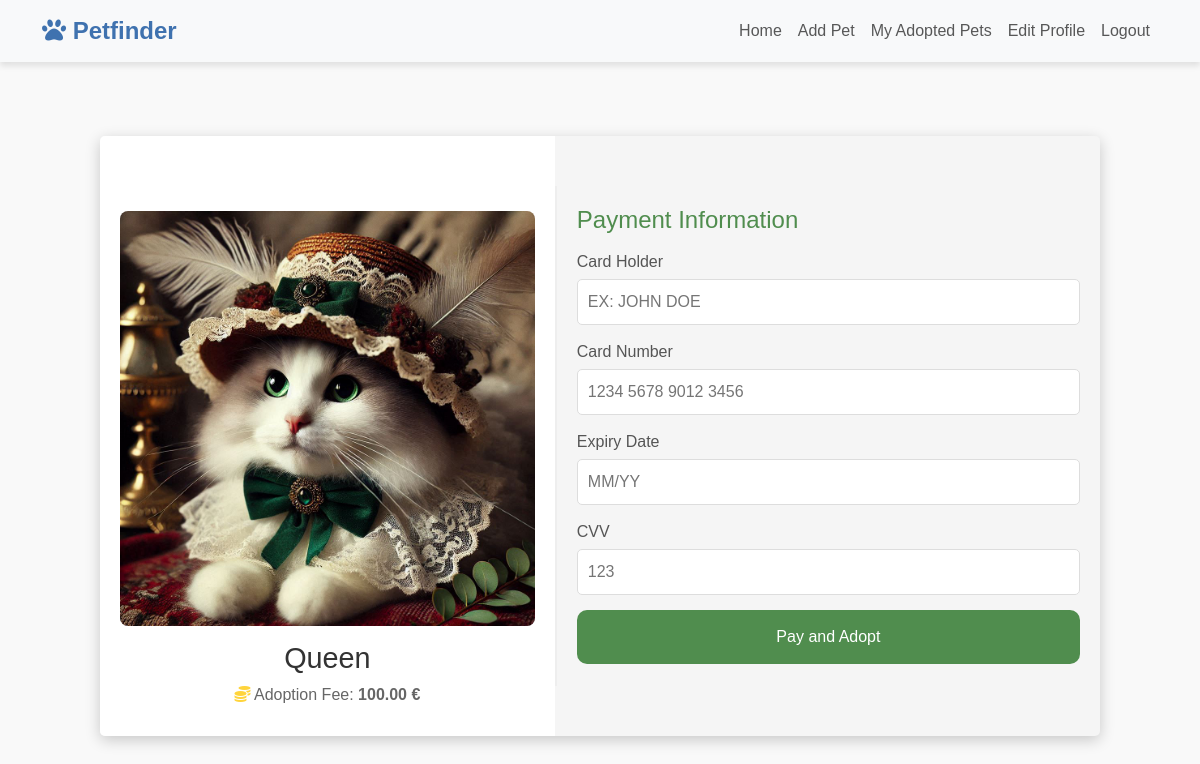
Screenshot of /checkout.php?id=3&fee=100.00 with the database file from the repository.
### tables this page shows
CREATE TABLE IF NOT EXISTS `pets` (
  `id` int NOT NULL AUTO_INCREMENT,
  `name` varchar(255) NOT NULL,
  `breed` varchar(255) DEFAULT NULL,
  `gender` enum('male','female') DEFAULT NULL,
  `age` int DEFAULT NULL,
  `yes_no` enum('yes','no') DEFAULT NULL,
  `health` text NOT NULL,
  `adoption_fee` decimal(10,2) DEFAULT NULL,
  `description` text,
  `image` varchar(255) NOT NULL,
  `category` enum('dog','cat','others') NOT NULL,
  `available` tinyint(1) DEFAULT '1',
  `adoption_date` datetime NOT NULL,
  PRIMARY KEY (`id`)
);

### checkout.php (the view, shortened to what this page needs)
<?php
require 'config.php';
require 'header.php';
$pet_id = isset($_GET['id']) ? intval($_GET['id']) : 0;
$adoption_fee = isset($_GET['fee']) ? floatval($_GET['fee']) : 0.0;
$stmt = $pdo->prepare("SELECT name, image FROM pets WHERE id = ?");
$stmt->execute([$pet_id]);
$pet = $stmt->fetch(PDO::FETCH_ASSOC);
?>
<!DOCTYPE html>
<html lang="en">
<head>
    <link rel="stylesheet" href="https://use.fontawesome.com/releases/v5.0.13/css/all.css">
</head>
<body>
<div class="checkout-container">
    <div class="product-section">
        <div class="product-image">
            <img src="<?= htmlspecialchars($pet['image']); ?>" alt="<?= htmlspecialchars($pet['name']); ?>">
        </div>
        <div class="product-details">
            <h1><?= htmlspecialchars($pet['name']); ?></h1>
            <p>
                <i class="fa fa-coins" style="color: #FFD43B;"></i>
                Adoption Fee: <strong><?= number_format($adoption_fee, 2); ?> €</strong>
            </p>
        </div>
    </div>
    <div class="payment-section">
        <h2 style="color: #508D4E;">Payment Information</h2>
        <form id="checkoutForm" action="process_checkout.php" method="POST">
            <div class="form-group">
                <label for="cardNumber">Card Holder</label>
                <input type="text" id="cardHolder" name="cardHolder" maxlength="40" placeholder="ex: John Doe" style="text-transform: uppercase;" required >
            </div>
            <div class="form-group">
                <label for="cardNumber">Card Number</label>
                <input type="text" id="cardNumber" name="cardNumber" maxlength="19" placeholder="1234 5678 9012 3456" required>
            </div>
            <div class="form-group">
                <label for="expiryDate">Expiry Date</label>
                <input type="text" id="expiryDate" name="expiryDate" maxlength="5" placeholder="MM/YY" required>
            </div>
            <div class="form-group">
                <label for="cvv">CVV</label>
                <input type="text" id="cvv" name="cvv" maxlength="3" placeholder="123" required>
            </div>
            <button type="submit" class="payment-btn">Pay and Adopt</button>
        </form>
    </div>
</div>
</body>
</html>

### header.php (style rules this page uses)
body { background-color: #f8f9fa; }

### checkout.php (style rules this page uses)
* { margin: 0; padding: 0; outline: none; text-decoration: none; box-sizing: border-box; }
body { font-family: Arial, sans-serif; background-color: #f9f9f9; }
.checkout-container { width: 96%; max-width: 1000px; height: 600px; position: absolute; top: 62%; left: 50%; transform: translate(-50%, -60%); border-radius: 5px; overflow: hidden; background: white; box-shadow: 0 4px 15px rgba(0, 0, 0, 0.2); display: flex; background-color: #f5f5f5; }
.product-section { width: 50%; padding: 20px; position: relative; background-color: white; }
.product-image img { width: 100%; border-radius: 8px; margin-top: 55px; }
.product-details { text-align: center; margin-top: 15px; }
.product-details h1 { font-size: 1.8rem; color: #333; }
.product-details p { font-size: 1rem; color: #666; }
.payment-section { width: 60%; padding: 20px; background-color: #f5f5f5; border-left: 2px solid #eee; margin-top: 50px; margin-bottom: 50px; }
.payment-section h2 { font-size: 1.5rem; color: #3A6D8C; margin-bottom: 15px; }
.form-group { margin-bottom: 15px; }
.form-group label { display: block; font-size: 1rem; color: #555; margin-bottom: 5px; }
.form-group input { width: 100%; padding: 10px; font-size: 1rem; border: 1px solid #ddd; border-radius: 5px; }
.payment-btn { width: 100%; padding: 15px; font-size: 1rem; color: white; background-color: #508D4E; border: none; border-radius: 10px; cursor: pointer; }

### rows the page displays
pets: image (picture), name "Queen"

### other values shown
$adoption_fee "100.00"
